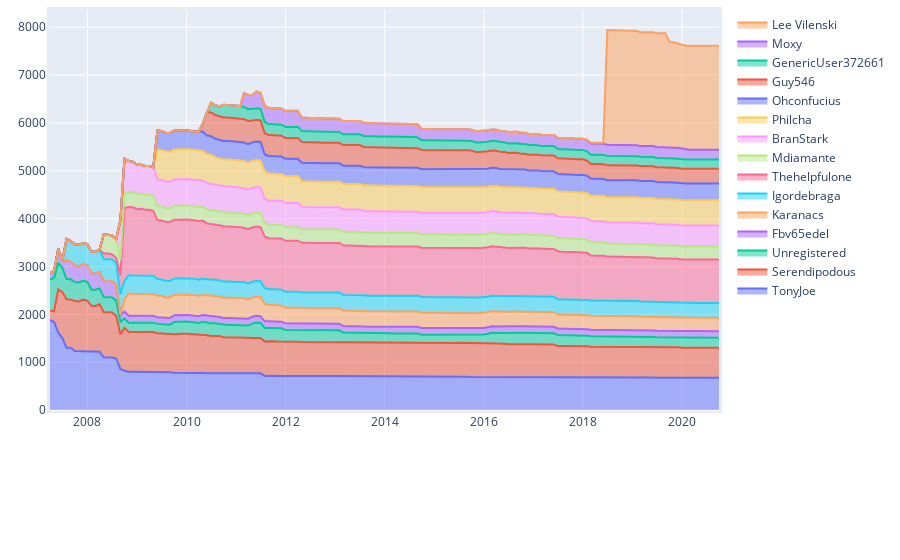

The notebook cell saved with this chart:
### Markdown cell above
<span style="color: #626262"> Try yourself! This is what will happen when you click 'Load Actions' button: </span>

### Code cell
### ------------------------------------------------------------------------------- ###
### TRY YOURSELF! THIS IS WHAT WILL HAPPEN WHEN YOU CLICK 'Get Editors Info' BUTTON ###
### ------------------------------------------------------------------------------- ###

## Create a TokensOwnedListener instance, more details can be found in             ##
## https://github.com/gesiscss/wikiwho_demo_new/blob/master/visualization/tokens_listener.py ##
owned_listener = TokensOwnedListener(total_actions, token_sources, lng=abbreviation(languageSelection.value))

## Visualization, core visual code lies in TokensOwnedListener, then the interact function     ##
## makes it interactive, mode details see:                                                 ##
## https://github.com/gesiscss/wikiwho_demo/blob/master/visualization/tokens_listener.py  ##

# This is the page you used
print('The page that is being used:', the_page['title'], f'({abbreviation(languageSelection.value).upper()})')

# Visualization: parameters
begin_date = date(2007, 3, 1)
end_date = date(2020, 5, 1)
frequency = 'Monthly' # "Monthly", "Weekly", "Daily"
stopwords = 'Not included'

# Visualization: the stacked area plot
owned_listener.listen(
    _range1 = begin_date,
    _range2 = end_date,
    granularity = frequency,
    stopwords = stopwords
)
